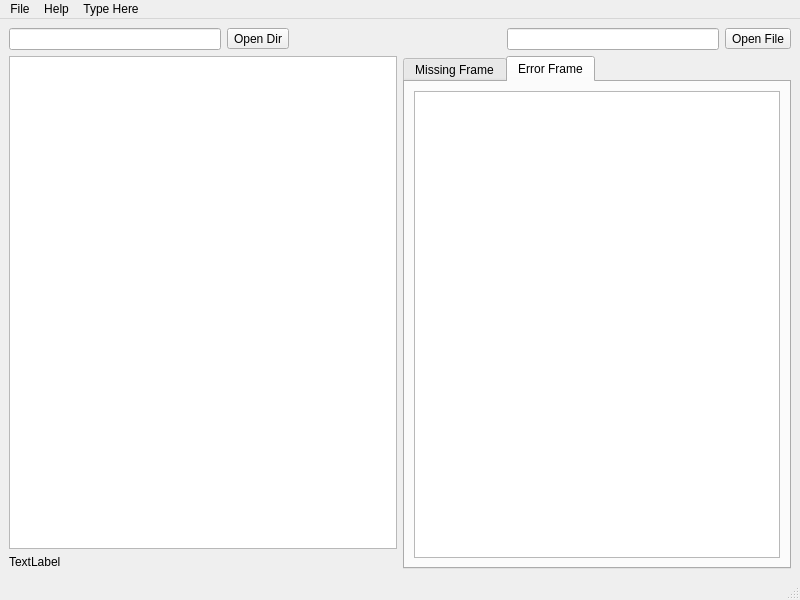
<?xml version="1.0" encoding="UTF-8"?>
<ui version="4.0">
 <class>MainWindow_Sequence_manager</class>
 <widget class="QMainWindow" name="MainWindow_Sequence_manager">
  <property name="geometry">
   <rect>
    <x>0</x>
    <y>0</y>
    <width>800</width>
    <height>600</height>
   </rect>
  </property>
  <property name="windowTitle">
   <string>MainWindow</string>
  </property>
  <widget class="QWidget" name="centralwidget">
   <layout class="QGridLayout" name="gridLayout">
    <item row="0" column="0" colspan="2">
     <layout class="QHBoxLayout" name="horizontalLayout">
      <item>
       <widget class="QLineEdit" name="lineEdit__dirpath"/>
      </item>
      <item>
       <widget class="QToolButton" name="toolButton__dirpath">
        <property name="text">
         <string>Open Dir</string>
        </property>
       </widget>
      </item>
      <item>
       <spacer name="horizontalSpacer">
        <property name="orientation">
         <enum>Qt::Horizontal</enum>
        </property>
        <property name="sizeHint" stdset="0">
         <size>
          <width>40</width>
          <height>20</height>
         </size>
        </property>
       </spacer>
      </item>
      <item>
       <widget class="QLineEdit" name="lineEdit__work_filepath"/>
      </item>
      <item>
       <widget class="QToolButton" name="toolButton__work_filepath">
        <property name="text">
         <string>Open File</string>
        </property>
       </widget>
      </item>
     </layout>
    </item>
    <item row="1" column="0">
     <layout class="QVBoxLayout" name="verticalLayout">
      <item>
       <widget class="QListWidget" name="listWidget__seq_info"/>
      </item>
      <item>
       <widget class="QLabel" name="label__seq_info">
        <property name="text">
         <string>TextLabel</string>
        </property>
       </widget>
      </item>
     </layout>
    </item>
    <item row="1" column="1">
     <widget class="QTabWidget" name="tabWidget__error_seq">
      <property name="currentIndex">
       <number>1</number>
      </property>
      <widget class="QWidget" name="miss_frame_tab">
       <attribute name="icon">
        <iconset resource="../rc/icons.qrc">
         <normaloff>:/icons/icons/baseline_drive_folder_upload_black_18dp.png</normaloff>:/icons/icons/baseline_drive_folder_upload_black_18dp.png</iconset>
       </attribute>
       <attribute name="title">
        <string>Missing Frame</string>
       </attribute>
       <layout class="QGridLayout" name="gridLayout_2">
        <item row="0" column="0">
         <widget class="QListWidget" name="listWidget__missing"/>
        </item>
       </layout>
      </widget>
      <widget class="QWidget" name="err_frame_tab">
       <attribute name="icon">
        <iconset resource="../rc/icons.qrc">
         <normaloff>:/icons/icons/baseline_memory_black_18dp.png</normaloff>:/icons/icons/baseline_memory_black_18dp.png</iconset>
       </attribute>
       <attribute name="title">
        <string>Error Frame</string>
       </attribute>
       <layout class="QGridLayout" name="gridLayout_3">
        <item row="0" column="0">
         <widget class="QListWidget" name="listWidget__error_frame"/>
        </item>
       </layout>
      </widget>
     </widget>
    </item>
   </layout>
  </widget>
  <widget class="QMenuBar" name="menubar">
   <property name="geometry">
    <rect>
     <x>0</x>
     <y>0</y>
     <width>800</width>
     <height>20</height>
    </rect>
   </property>
   <widget class="QMenu" name="menuFile">
    <property name="title">
     <string>File</string>
    </property>
   </widget>
   <widget class="QMenu" name="menuHelp">
    <property name="title">
     <string>Help</string>
    </property>
   </widget>
   <widget class="QMenu" name="menuType_Here">
    <property name="title">
     <string>Type Here</string>
    </property>
   </widget>
   <addaction name="menuFile"/>
   <addaction name="menuHelp"/>
   <addaction name="menuType_Here"/>
  </widget>
  <widget class="QStatusBar" name="statusbar"/>
 </widget>
 <resources>
  <include location="../rc/icons.qrc"/>
 </resources>
 <connections/>
</ui>
